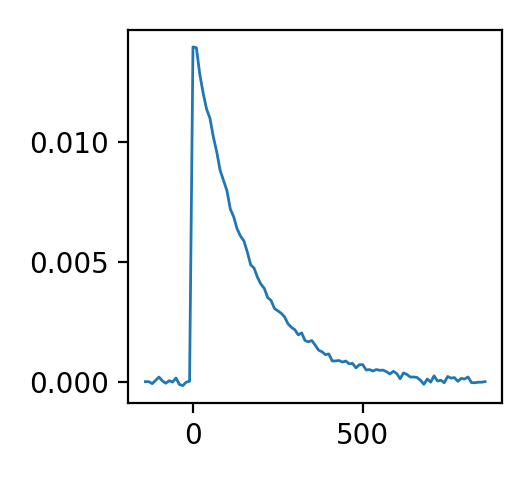
#> input picture assets/2d_style/tableau-colorblind10.png, 532 x 480 px; its folder holds 6 pictures in this run
$ python -i pyKinetics_v0.6.0.py   (imports and definitions only)
#> lines starting #> are read from the running program, lines starting #| are printed output that depends on the picture
from tkinter import *
from PIL import ImageTk, Image
from tkinter import messagebox
from tkinter import filedialog
import matplotlib.pyplot as plt
from matplotlib.backends.backend_tkagg import FigureCanvasTkAgg, NavigationToolbar2Tk
import numpy as np
import sys
import scipy as sp
import scipy.optimize
from matplotlib import cm
from matplotlib.ticker import LinearLocator
from mpl_toolkits.mplot3d import axes3d
import webbrowser

def sysSetting():
    setWin = Toplevel()
    setWin.title('Setting Panel')
    plotStyleFrame = LabelFrame(setWin, text = ' Time Trace Plot Style ', font = ('Helvetica', 15, 'bold'), padx = 20, pady = 20)
    plotStyleFrame.pack(padx = 20, pady = 20, fill = 'x')

    global plotStyle
    plotStyle.set('tableau-colorblind10')

    global style1Pic
    global style2Pic
    global style3Pic
    global style4Pic
    global style5Pic
    global style6Pic
    global style7Pic
    global style8Pic
    global style9Pic
    global style10Pic
    style1Pic = ImageTk.PhotoImage(Image.open('assets/2d_style/tableau-colorblind10.png').resize((200, 177)))
    Label(plotStyleFrame, image = style1Pic).grid(row = 0, column = 0)
    style2Pic = ImageTk.PhotoImage(Image.open('assets/2d_style/seaborn-ticks.png').resize((200, 177)))
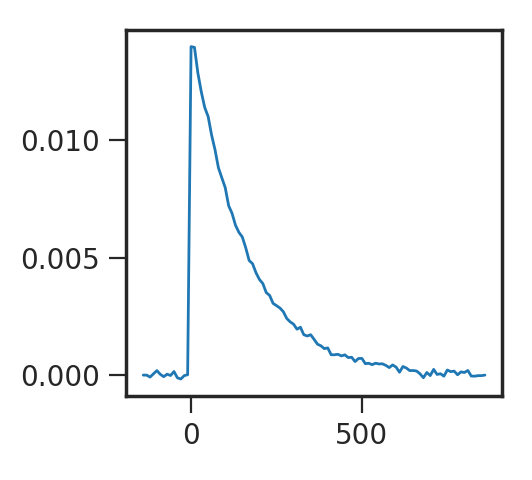
#> input picture assets/2d_style/seaborn-ticks.png, 532 x 480 px
    Label(plotStyleFrame, image = style2Pic).grid(row = 0, column = 1)
    style3Pic = ImageTk.PhotoImage(Image.open('assets/2d_style/seaborn-whitegrid.png').resize((200, 177)))
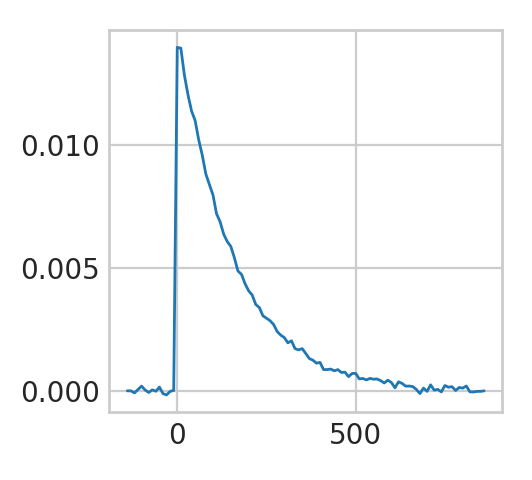
#> input picture assets/2d_style/seaborn-whitegrid.png, 532 x 480 px
    Label(plotStyleFrame, image = style3Pic).grid(row = 0, column = 2)
    style4Pic = ImageTk.PhotoImage(Image.open('assets/2d_style/Solarize_Light2.png').resize((200, 177)))
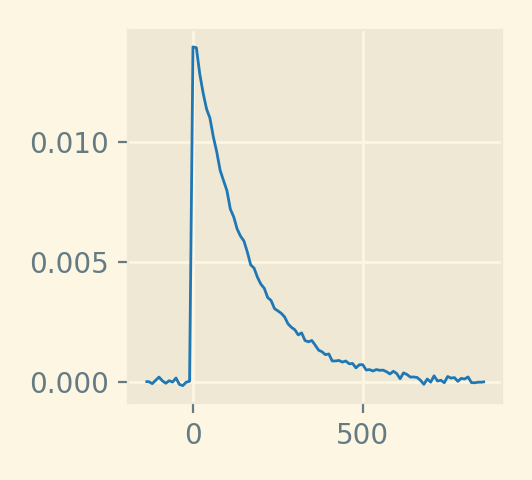
#> input picture assets/2d_style/Solarize_Light2.png, 532 x 480 px
    Label(plotStyleFrame, image = style4Pic).grid(row = 0, column = 3)
    style5Pic = ImageTk.PhotoImage(Image.open('assets/2d_style/grayscale.png').resize((200, 177)))
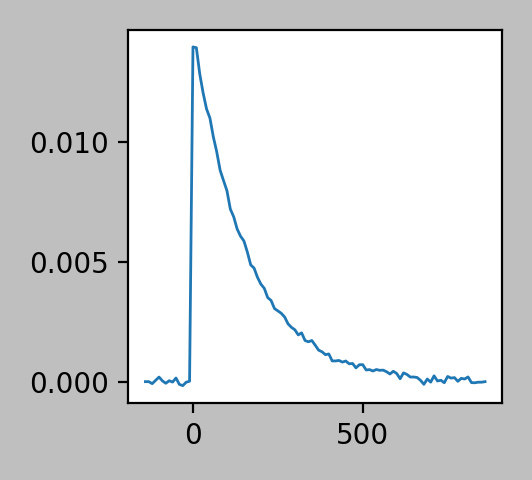
#> input picture assets/2d_style/grayscale.png, 532 x 480 px
    Label(plotStyleFrame, image = style5Pic).grid(row = 0, column = 4)
    style6Pic = ImageTk.PhotoImage(Image.open('assets/2d_style/dark_background.png').resize((200, 177)))
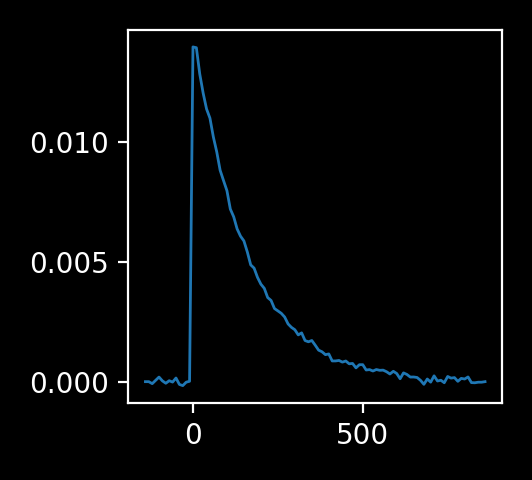
#> input picture assets/2d_style/dark_background.png, 532 x 480 px
    Label(plotStyleFrame, image = style6Pic).grid(row = 2, column = 0)
#> (the run stopped early here; a loop or call above may not have finished)
